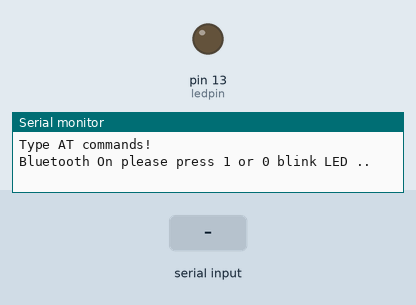
This sketch was run on a simulated Arduino Uno, built with avr-gcc and run on an emulated ATmega328P. Parts: output pins drawn as LEDs (lit = HIGH), the last lines printed to the serial monitor. The inputs (shaded band) are chosen by the test bench.

Above: at 1.2 s.
1.3 s: "1" received over the second serial link
At 1.9 s:
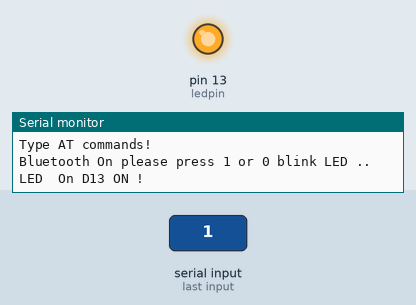
2.8 s: "0" received over the second serial link
At 3.1 s:
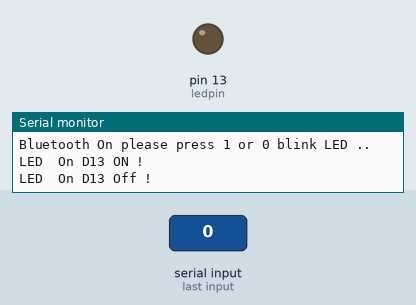
Timing chart, 0 to 5.8 s (numbered marks = the images above; inputs shaded):
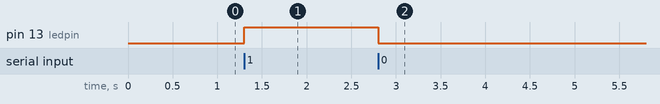

Measured:
- after the input at 1.3 s, pin 13 (ledpin): LOW → HIGH at once
- after the input at 2.8 s, pin 13 (ledpin): HIGH → LOW at once

The sketch:

HC-06_CONTROL_LED.ino
```cpp
#include <SoftwareSerial.h>// import the serial library

SoftwareSerial mySerial(10, 11); // RX, TX
int ledpin=13; // led on D13 will show blink on / off
int BluetoothData; // the data given from Computer

void setup()
{
   Serial.begin(4800);
  Serial.println("Type AT commands!");
  // put your setup code here, to run once:
  mySerial.begin(9600);
  Serial.println("Bluetooth On please press 1 or 0 blink LED ..");
  pinMode(ledpin,OUTPUT);
}

void loop()
{
  // put your main code here, to run repeatedly:
  if (mySerial.available())
  {
    BluetoothData=mySerial.read();
    if(BluetoothData=='1')
    {
      // if number 1 pressed ....
      digitalWrite(ledpin,1);
     Serial.println("LED  On D13 ON ! ");
    }
    if (BluetoothData=='0')
    {
      // if number 0 pressed ....
      digitalWrite(ledpin,0);
      Serial.println("LED  On D13 Off ! ");
    }
  }
delay(100);// prepare for next data ...
}
```
